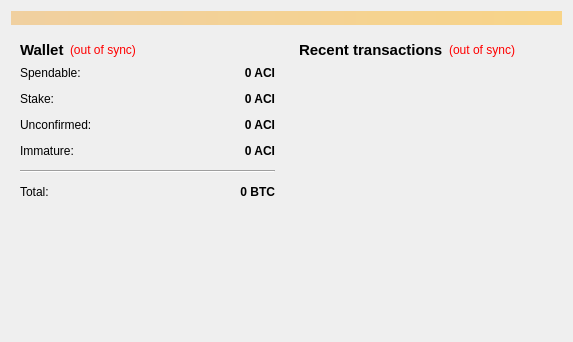
<?xml version="1.0" encoding="UTF-8"?>
<ui version="4.0">
 <class>OverviewPage</class>
 <widget class="QWidget" name="OverviewPage">
  <property name="geometry">
   <rect>
    <x>0</x>
    <y>0</y>
    <width>573</width>
    <height>342</height>
   </rect>
  </property>
  <property name="windowTitle">
   <string>Form</string>
  </property>
  <layout class="QVBoxLayout" name="topLayout">
   <item>
    <widget class="QLabel" name="labelAlerts">
     <property name="visible">
      <bool>false</bool>
     </property>
     <property name="styleSheet">
      <string notr="true">background-color: qlineargradient(x1: 0, y1: 0, x2: 1, y2: 0, stop:0 #F0D0A0, stop:1 #F8D488);  color:#000000
</string>
     </property>
     <property name="wordWrap">
      <bool>true</bool>
     </property>
     <property name="margin">
      <number>3</number>
     </property>
    </widget>
   </item>
   <item>
    <layout class="QHBoxLayout" name="horizontalLayout" stretch="1,1">
     <item>
      <layout class="QVBoxLayout" name="verticalLayout_2">
       <item>
        <widget class="QWidget" name="widget" native="true">
         <layout class="QVBoxLayout" name="verticalLayout_4">
          <item>
           <layout class="QHBoxLayout" name="horizontalLayout_4">
            <item>
             <widget class="QLabel" name="label_5">
              <property name="font">
               <font>
                <pointsize>11</pointsize>
                <weight>75</weight>
                <bold>true</bold>
               </font>
              </property>
              <property name="text">
               <string>Wallet</string>
              </property>
             </widget>
            </item>
            <item>
             <widget class="QLabel" name="labelWalletStatus">
              <property name="toolTip">
               <string>The displayed information may be out of date. Your wallet automatically synchronizes with the Arciris network after a connection is established, but this process has not completed yet.</string>
              </property>
              <property name="styleSheet">
               <string notr="true">QLabel { color: red; }</string>
              </property>
              <property name="text">
               <string notr="true">(out of sync)</string>
              </property>
              <property name="alignment">
               <set>Qt::AlignLeading|Qt::AlignLeft|Qt::AlignVCenter</set>
              </property>
             </widget>
            </item>
            <item>
             <spacer name="horizontalSpacer_2">
              <property name="orientation">
               <enum>Qt::Horizontal</enum>
              </property>
              <property name="sizeHint" stdset="0">
               <size>
                <width>40</width>
                <height>20</height>
               </size>
              </property>
             </spacer>
            </item>
           </layout>
          </item>
          <item>
           <layout class="QFormLayout" name="formLayout_2">
            <property name="fieldGrowthPolicy">
             <enum>QFormLayout::AllNonFixedFieldsGrow</enum>
            </property>
            <property name="horizontalSpacing">
             <number>12</number>
            </property>
            <property name="verticalSpacing">
             <number>12</number>
            </property>
            <item row="0" column="0">
             <widget class="QLabel" name="label">
              <property name="text">
               <string>Spendable:</string>
              </property>
             </widget>
            </item>
            <item row="0" column="1">
             <widget class="QLabel" name="labelBalance">
              <property name="font">
               <font>
                <weight>75</weight>
                <bold>true</bold>
               </font>
              </property>
              <property name="cursor">
               <cursorShape>IBeamCursor</cursorShape>
              </property>
              <property name="toolTip">
               <string>Your current spendable balance</string>
              </property>
              <property name="text">
               <string notr="true">0 ACI</string>
              </property>
              <property name="alignment">
               <set>Qt::AlignRight|Qt::AlignTrailing|Qt::AlignVCenter</set>
              </property>
              <property name="textInteractionFlags">
               <set>Qt::LinksAccessibleByMouse|Qt::TextSelectableByKeyboard|Qt::TextSelectableByMouse</set>
              </property>
             </widget>
            </item>
            <item row="1" column="0">
             <widget class="QLabel" name="label_6">
              <property name="text">
               <string>Stake:</string>
              </property>
             </widget>
            </item>
            <item row="1" column="1">
             <widget class="QLabel" name="labelStake">
              <property name="font">
               <font>
                <weight>75</weight>
                <bold>true</bold>
               </font>
              </property>
              <property name="cursor">
               <cursorShape>IBeamCursor</cursorShape>
              </property>
              <property name="toolTip">
               <string>Total of coins that was staked, and do not yet count toward the current balance</string>
              </property>
              <property name="text">
               <string notr="true">0 ACI</string>
              </property>
              <property name="alignment">
               <set>Qt::AlignRight|Qt::AlignTrailing|Qt::AlignVCenter</set>
              </property>
              <property name="textInteractionFlags">
               <set>Qt::LinksAccessibleByMouse|Qt::TextSelectableByKeyboard|Qt::TextSelectableByMouse</set>
              </property>
             </widget>
            </item>
            <item row="2" column="0">
             <widget class="QLabel" name="label_3">
              <property name="text">
               <string>Unconfirmed:</string>
              </property>
             </widget>
            </item>
            <item row="2" column="1">
             <widget class="QLabel" name="labelUnconfirmed">
              <property name="font">
               <font>
                <weight>75</weight>
                <bold>true</bold>
               </font>
              </property>
              <property name="cursor">
               <cursorShape>IBeamCursor</cursorShape>
              </property>
              <property name="toolTip">
               <string>Total of transactions that have yet to be confirmed, and do not yet count toward the current balance</string>
              </property>
              <property name="text">
               <string notr="true">0 ACI</string>
              </property>
              <property name="alignment">
               <set>Qt::AlignRight|Qt::AlignTrailing|Qt::AlignVCenter</set>
              </property>
              <property name="textInteractionFlags">
               <set>Qt::LinksAccessibleByMouse|Qt::TextSelectableByKeyboard|Qt::TextSelectableByMouse</set>
              </property>
             </widget>
            </item>
            <item row="3" column="0">
             <widget class="QLabel" name="labelImmatureText">
              <property name="text">
               <string>Immature:</string>
              </property>
             </widget>
            </item>
            <item row="3" column="1">
             <widget class="QLabel" name="labelImmature">
              <property name="font">
               <font>
                <weight>75</weight>
                <bold>true</bold>
               </font>
              </property>
              <property name="toolTip">
               <string>Mined balance that has not yet matured</string>
              </property>
              <property name="text">
               <string notr="true">0 ACI</string>
              </property>
              <property name="alignment">
               <set>Qt::AlignRight|Qt::AlignTrailing|Qt::AlignVCenter</set>
              </property>
              <property name="textInteractionFlags">
               <set>Qt::LinksAccessibleByMouse|Qt::TextSelectableByKeyboard|Qt::TextSelectableByMouse</set>
              </property>
             </widget>
            </item>
            <item row="4" column="0" colspan="2">
             <widget class="Line" name="line">
              <property name="orientation">
               <enum>Qt::Horizontal</enum>
              </property>
             </widget>
            </item>
            <item row="5" column="0">
             <widget class="QLabel" name="labelTotalText">
              <property name="text">
               <string>Total:</string>
              </property>
             </widget>
            </item>
            <item row="5" column="1">
             <widget class="QLabel" name="labelTotal">
              <property name="font">
               <font>
                <weight>75</weight>
                <bold>true</bold>
               </font>
              </property>
              <property name="cursor">
               <cursorShape>IBeamCursor</cursorShape>
              </property>
              <property name="toolTip">
               <string>Your current total balance</string>
              </property>
              <property name="text">
               <string notr="true">0 BTC</string>
              </property>
              <property name="alignment">
               <set>Qt::AlignRight|Qt::AlignTrailing|Qt::AlignVCenter</set>
              </property>
              <property name="textInteractionFlags">
               <set>Qt::LinksAccessibleByMouse|Qt::TextSelectableByKeyboard|Qt::TextSelectableByMouse</set>
              </property>
             </widget>
            </item>
           </layout>
          </item>
         </layout>
        </widget>
       </item>
       <item>
        <spacer name="verticalSpacer">
         <property name="orientation">
          <enum>Qt::Vertical</enum>
         </property>
         <property name="sizeHint" stdset="0">
          <size>
           <width>20</width>
           <height>40</height>
          </size>
         </property>
        </spacer>
       </item>
      </layout>
     </item>
     <item>
      <layout class="QVBoxLayout" name="verticalLayout_3">
       <item>
        <widget class="QWidget" name="widget_2" native="true">
         <layout class="QVBoxLayout" name="verticalLayout">
          <item>
           <layout class="QHBoxLayout" name="horizontalLayout_2">
            <item>
             <widget class="QLabel" name="label_4">
              <property name="font">
               <font>
                <pointsize>11</pointsize>
                <weight>75</weight>
                <bold>true</bold>
               </font>
              </property>
              <property name="text">
               <string>&lt;b&gt;Recent transactions&lt;/b&gt;</string>
              </property>
             </widget>
            </item>
            <item>
             <widget class="QLabel" name="labelTransactionsStatus">
              <property name="toolTip">
               <string>The displayed information may be out of date. Your wallet automatically synchronizes with the Arciris network after a connection is established, but this process has not completed yet.</string>
              </property>
              <property name="styleSheet">
               <string notr="true">QLabel { color: red; }</string>
              </property>
              <property name="text">
               <string notr="true">(out of sync)</string>
              </property>
              <property name="alignment">
               <set>Qt::AlignRight|Qt::AlignTrailing|Qt::AlignVCenter</set>
              </property>
             </widget>
            </item>
            <item>
             <spacer name="horizontalSpacer">
              <property name="orientation">
               <enum>Qt::Horizontal</enum>
              </property>
              <property name="sizeHint" stdset="0">
               <size>
                <width>40</width>
                <height>20</height>
               </size>
              </property>
             </spacer>
            </item>
           </layout>
          </item>
          <item>
           <widget class="QListView" name="listTransactions">
            <property name="styleSheet">
             <string notr="true">QListView { background: transparent; }</string>
            </property>
            <property name="frameShape">
             <enum>QFrame::NoFrame</enum>
            </property>
            <property name="verticalScrollBarPolicy">
             <enum>Qt::ScrollBarAlwaysOff</enum>
            </property>
            <property name="horizontalScrollBarPolicy">
             <enum>Qt::ScrollBarAlwaysOff</enum>
            </property>
            <property name="selectionMode">
             <enum>QAbstractItemView::NoSelection</enum>
            </property>
           </widget>
          </item>
         </layout>
        </widget>
       </item>
      </layout>
     </item>
    </layout>
   </item>
  </layout>
 </widget>
 <resources/>
 <connections/>
</ui>
